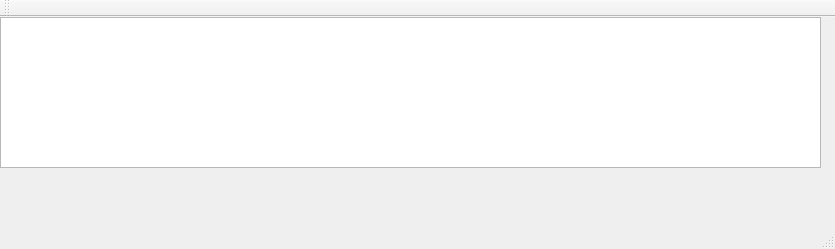
<?xml version="1.0" encoding="UTF-8"?>
<ui version="4.0">
 <class>MainWindow</class>
 <widget class="QMainWindow" name="MainWindow">
  <property name="geometry">
   <rect>
    <x>0</x>
    <y>0</y>
    <width>835</width>
    <height>249</height>
   </rect>
  </property>
  <property name="windowTitle">
   <string>MainWindow</string>
  </property>
  <widget class="QWidget" name="centralWidget">
   <widget class="QTableWidget" name="tableWidget">
    <property name="geometry">
     <rect>
      <x>0</x>
      <y>0</y>
      <width>821</width>
      <height>151</height>
     </rect>
    </property>
   </widget>
  </widget>
  <widget class="QMenuBar" name="menuBar">
   <property name="geometry">
    <rect>
     <x>0</x>
     <y>0</y>
     <width>835</width>
     <height>21</height>
    </rect>
   </property>
  </widget>
  <widget class="QToolBar" name="mainToolBar">
   <attribute name="toolBarArea">
    <enum>TopToolBarArea</enum>
   </attribute>
   <attribute name="toolBarBreak">
    <bool>false</bool>
   </attribute>
  </widget>
  <widget class="QStatusBar" name="statusBar"/>
 </widget>
 <layoutdefault spacing="6" margin="11"/>
 <resources/>
 <connections/>
</ui>
